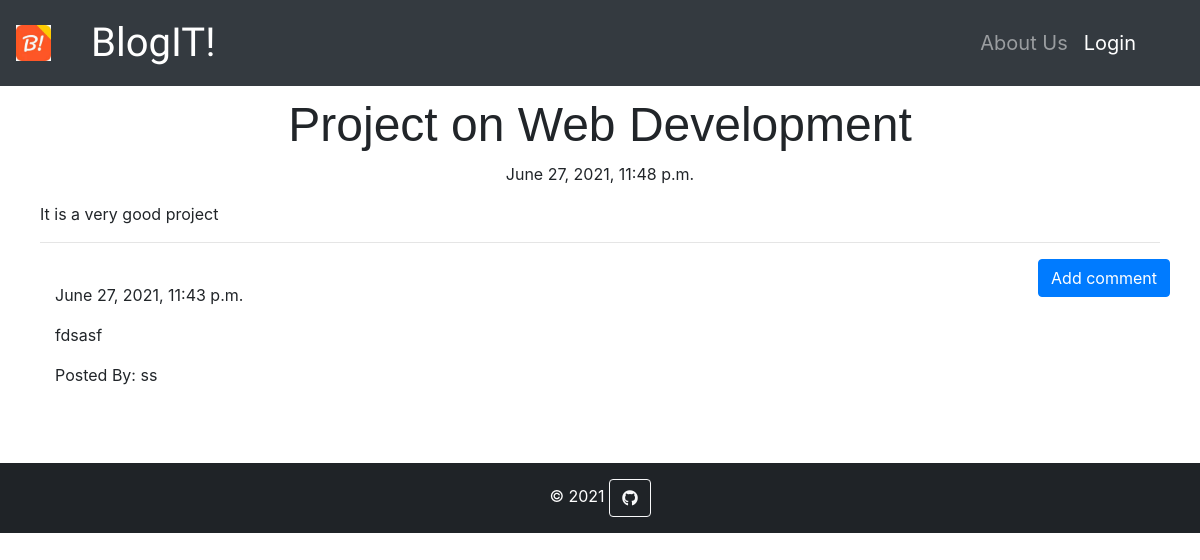
The page /post/5 on the database its author committed.
### blog/models.py (models this page shows, shortened)
class Post(models.Model):
    author = models.ForeignKey('auth.User', on_delete=models.CASCADE)
    title = models.CharField(max_length=200)
    text = models.TextField()
    created_date = models.DateTimeField(default=timezone.now)
    published_date = models.DateTimeField(blank=True,null=True)

class Comment(models.Model):
    post = models.ForeignKey('blog.Post', related_name='comments', on_delete=models.CASCADE)
    author = models.CharField(max_length=200)
    text = models.TextField()
    created_date = models.DateTimeField(default=timezone.now())
    approved_comment = models.BooleanField(default=False)

### blog/views.py (the view)
# urls.py: url(r'^post/(?P<pk>\d+)$',views.PostDetailView.as_view(),name='post_detail'),
class PostDetailView(DetailView):
    model = Post

### blog/templates/blog/post_detail.html (shortened to what this page needs)
{% extends 'blog/base.html' %}
{% block content %}
    <h1 class="posttitle loader">{{post.title}}</h1>
    {% if post.published_date %}
        <div class="date postdate">
            {{ post.published_date }}
        </div>
    {% else %}
        <a class="btn btn-default" href="{% url 'post_publish' pk=post.pk %}">Publish</a>
    {% endif %}
    <p class='postcontent'>{{post.text|safe|linebreaksbr}}</p>
    <hr>
    <a class="btn btn-primary btn-comment" href="{% url 'add_comment_to_post' pk=post.pk %}">Add comment</a>
    <div class="container">
        {% for comment in post.comments.all %}
            <br>
            {% if user.is_authenticated or comment.approved_comment %}
                {{comment.created_date}}
                <p>{{comment.text|safe|linebreaks}}</p>
                <p>Posted By: {{comment.author}}</p>
            {% endif %}
            {% empty %}
                <p>No Comments</p>
        {% endfor %}
    </div>
{% endblock content %}

### blog/static/css/blog.css (style rules this page uses)
.postdate { text-align: center; }
.posttitle { font-family:'Russo One',sans-serif; font-size: 3em; text-align: center; }
.postcontent { font-family: 'Motserrat',sans-serif; font-size: 1.5em; }
.btn-comment { position: absolute; right: 0px; }

### rows shown on the page
Post: title "Project on Web Development", published_date "June 27, 2021, 11:48 p.m.", text "It is a very good project"
Comment: created_date "June 27, 2021, 11:43 p.m.", text "fdsasf", author "ss"
